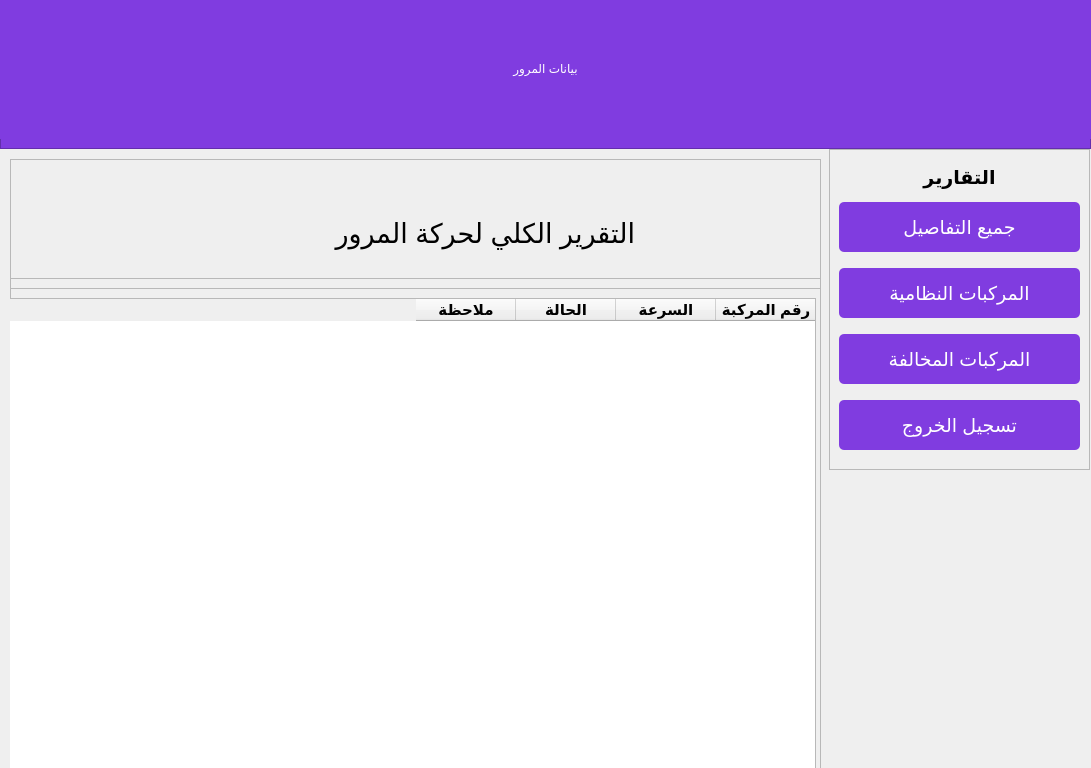
<?xml version="1.0" encoding="UTF-8"?>
<ui version="4.0">
 <class>Dialog</class>
 <widget class="QDialog" name="Dialog">
  <property name="geometry">
   <rect>
    <x>0</x>
    <y>0</y>
    <width>1091</width>
    <height>768</height>
   </rect>
  </property>
  <property name="windowTitle">
   <string>Dialog</string>
  </property>
  <widget class="QWidget" name="widget" native="true">
   <property name="geometry">
    <rect>
     <x>0</x>
     <y>-1</y>
     <width>1200</width>
     <height>800</height>
    </rect>
   </property>
   <property name="styleSheet">
    <string notr="true">#pushButton,#pushButton_2,#pushButton_3,#log_out_Buttton
{
background-color: rgb(128, 60, 224);
border-radius:5px;
font:14pt Arial;
color:white;
padding:10px;
margin-bottom:10px;
}


#pushButton:hover,#pushButton_2:hover,#pushButton_3:hover
{
background-color:rgb(193, 81, 241);
}</string>
   </property>
   <widget class="QFrame" name="frame">
    <property name="geometry">
     <rect>
      <x>0</x>
      <y>-1</y>
      <width>1091</width>
      <height>151</height>
     </rect>
    </property>
    <property name="styleSheet">
     <string notr="true">background-color: rgb(128, 60, 224);</string>
    </property>
    <property name="frameShape">
     <enum>QFrame::StyledPanel</enum>
    </property>
    <property name="frameShadow">
     <enum>QFrame::Raised</enum>
    </property>
    <widget class="QLabel" name="label">
     <property name="geometry">
      <rect>
       <x>0</x>
       <y>0</y>
       <width>1091</width>
       <height>141</height>
      </rect>
     </property>
     <property name="styleSheet">
      <string notr="true">font: 28pt &quot;Arial&quot;;
color:white;</string>
     </property>
     <property name="text">
      <string>بيانات المرور</string>
     </property>
     <property name="alignment">
      <set>Qt::AlignCenter</set>
     </property>
    </widget>
   </widget>
   <widget class="QFrame" name="side_frame">
    <property name="geometry">
     <rect>
      <x>829</x>
      <y>150</y>
      <width>261</width>
      <height>321</height>
     </rect>
    </property>
    <property name="layoutDirection">
     <enum>Qt::RightToLeft</enum>
    </property>
    <property name="frameShape">
     <enum>QFrame::StyledPanel</enum>
    </property>
    <property name="frameShadow">
     <enum>QFrame::Raised</enum>
    </property>
    <layout class="QVBoxLayout" name="verticalLayout">
     <item>
      <widget class="QLabel" name="label_2">
       <property name="font">
        <font>
         <pointsize>14</pointsize>
         <weight>75</weight>
         <bold>true</bold>
        </font>
       </property>
       <property name="layoutDirection">
        <enum>Qt::RightToLeft</enum>
       </property>
       <property name="styleSheet">
        <string notr="true"/>
       </property>
       <property name="text">
        <string>التقارير</string>
       </property>
       <property name="alignment">
        <set>Qt::AlignCenter</set>
       </property>
      </widget>
     </item>
     <item>
      <widget class="QPushButton" name="pushButton">
       <property name="minimumSize">
        <size>
         <width>62</width>
         <height>60</height>
        </size>
       </property>
       <property name="font">
        <font>
         <family>Arial</family>
         <pointsize>14</pointsize>
         <weight>50</weight>
         <italic>false</italic>
         <bold>false</bold>
        </font>
       </property>
       <property name="styleSheet">
        <string notr="true"/>
       </property>
       <property name="text">
        <string>جميع التفاصيل</string>
       </property>
      </widget>
     </item>
     <item>
      <widget class="QPushButton" name="pushButton_2">
       <property name="minimumSize">
        <size>
         <width>62</width>
         <height>60</height>
        </size>
       </property>
       <property name="font">
        <font>
         <family>Arial</family>
         <pointsize>14</pointsize>
         <weight>50</weight>
         <italic>false</italic>
         <bold>false</bold>
        </font>
       </property>
       <property name="text">
        <string>المركبات النظامية</string>
       </property>
      </widget>
     </item>
     <item>
      <widget class="QPushButton" name="pushButton_3">
       <property name="minimumSize">
        <size>
         <width>62</width>
         <height>60</height>
        </size>
       </property>
       <property name="font">
        <font>
         <family>Arial</family>
         <pointsize>14</pointsize>
         <weight>50</weight>
         <italic>false</italic>
         <bold>false</bold>
        </font>
       </property>
       <property name="text">
        <string>المركبات المخالفة</string>
       </property>
      </widget>
     </item>
     <item>
      <widget class="QPushButton" name="log_out_Buttton">
       <property name="minimumSize">
        <size>
         <width>62</width>
         <height>60</height>
        </size>
       </property>
       <property name="font">
        <font>
         <family>Arial</family>
         <pointsize>14</pointsize>
         <weight>50</weight>
         <italic>false</italic>
         <bold>false</bold>
        </font>
       </property>
       <property name="text">
        <string>تسجيل الخروج</string>
       </property>
      </widget>
     </item>
    </layout>
   </widget>
   <widget class="QFrame" name="main_body_frame">
    <property name="geometry">
     <rect>
      <x>10</x>
      <y>160</y>
      <width>811</width>
      <height>611</height>
     </rect>
    </property>
    <property name="frameShape">
     <enum>QFrame::StyledPanel</enum>
    </property>
    <property name="frameShadow">
     <enum>QFrame::Raised</enum>
    </property>
    <widget class="QFrame" name="header_frame">
     <property name="geometry">
      <rect>
       <x>0</x>
       <y>-1</y>
       <width>811</width>
       <height>121</height>
      </rect>
     </property>
     <property name="frameShape">
      <enum>QFrame::StyledPanel</enum>
     </property>
     <property name="frameShadow">
      <enum>QFrame::Raised</enum>
     </property>
     <widget class="QLabel" name="changed_label">
      <property name="geometry">
       <rect>
        <x>174</x>
        <y>50</y>
        <width>451</width>
        <height>51</height>
       </rect>
      </property>
      <property name="font">
       <font>
        <pointsize>20</pointsize>
       </font>
      </property>
      <property name="text">
       <string>التقرير الكلي لحركة المرور</string>
      </property>
     </widget>
    </widget>
    <widget class="QFrame" name="table_frame">
     <property name="geometry">
      <rect>
       <x>0</x>
       <y>129</y>
       <width>811</width>
       <height>511</height>
      </rect>
     </property>
     <property name="frameShape">
      <enum>QFrame::StyledPanel</enum>
     </property>
     <property name="frameShadow">
      <enum>QFrame::Raised</enum>
     </property>
     <widget class="QTableWidget" name="tableWidget">
      <property name="geometry">
       <rect>
        <x>-5</x>
        <y>10</y>
        <width>811</width>
        <height>471</height>
       </rect>
      </property>
      <property name="layoutDirection">
       <enum>Qt::RightToLeft</enum>
      </property>
      <column>
       <property name="text">
        <string>رقم المركبة</string>
       </property>
       <property name="font">
        <font>
         <pointsize>11</pointsize>
         <weight>75</weight>
         <bold>true</bold>
        </font>
       </property>
       <property name="textAlignment">
        <set>AlignCenter</set>
       </property>
      </column>
      <column>
       <property name="text">
        <string>السرعة</string>
       </property>
       <property name="font">
        <font>
         <pointsize>11</pointsize>
         <weight>75</weight>
         <bold>true</bold>
        </font>
       </property>
       <property name="textAlignment">
        <set>AlignCenter</set>
       </property>
      </column>
      <column>
       <property name="text">
        <string>الحالة</string>
       </property>
       <property name="font">
        <font>
         <pointsize>11</pointsize>
         <weight>75</weight>
         <bold>true</bold>
        </font>
       </property>
       <property name="textAlignment">
        <set>AlignCenter</set>
       </property>
      </column>
      <column>
       <property name="text">
        <string>ملاحظة</string>
       </property>
       <property name="font">
        <font>
         <pointsize>11</pointsize>
         <weight>75</weight>
         <bold>true</bold>
        </font>
       </property>
       <property name="textAlignment">
        <set>AlignCenter</set>
       </property>
      </column>
     </widget>
    </widget>
   </widget>
  </widget>
 </widget>
 <resources/>
 <connections/>
</ui>
